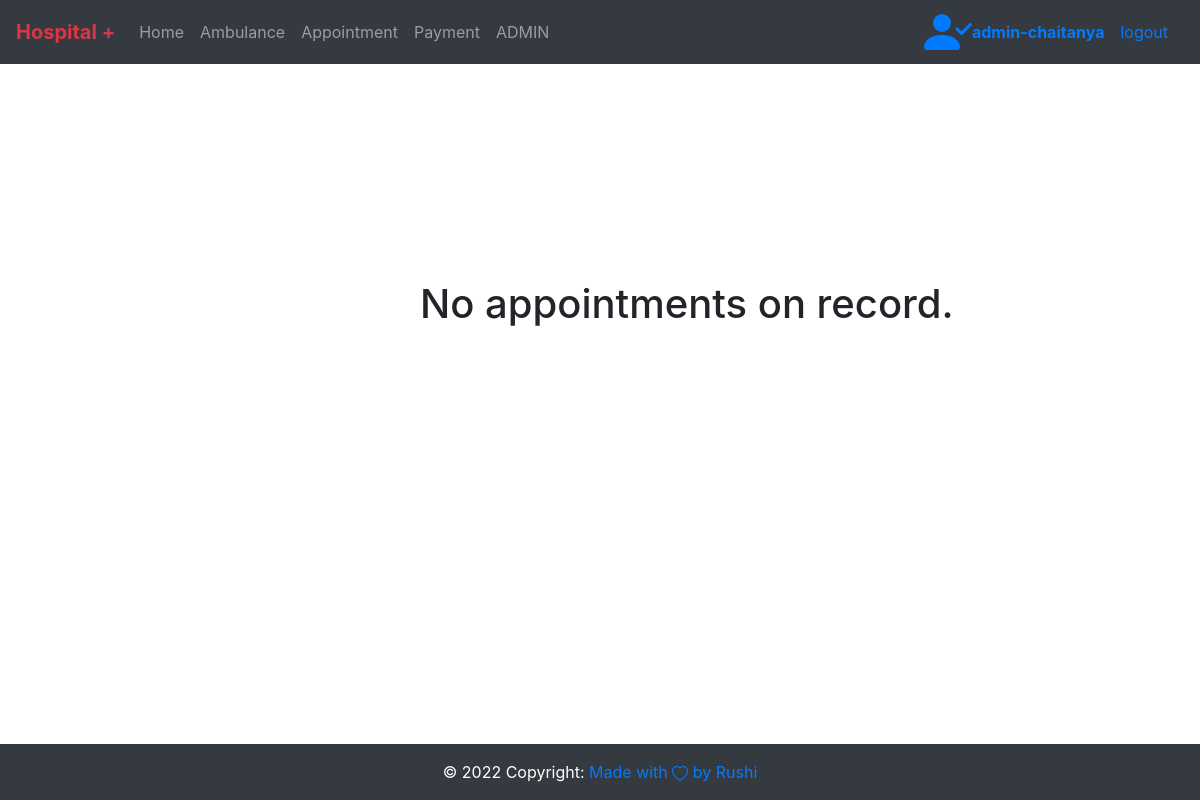
/usr_appointments/ (signed in), run on an earlier commit of the app's database.
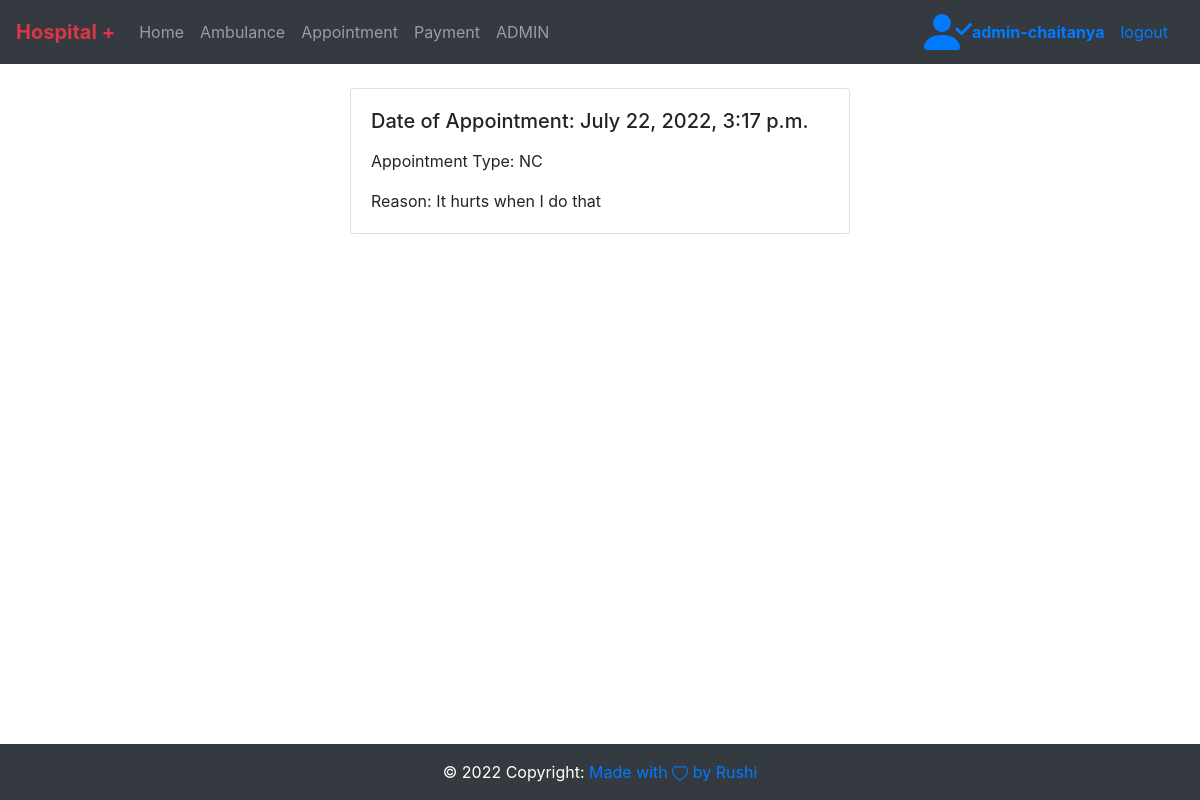
And on a later commit of the database.
### app/models.py (models this page shows)
class Appointment(models.Model):
    CHOICES_APPOINT = (
        ("NC", "New Case"), ("FolU", "Follow Up"), ("OC", "Old Case")
    )
    Patient_Name = models.CharField(max_length=30)
    Appointment_type = models.CharField(
        max_length=40, choices=CHOICES_APPOINT, default="NC")
    Patient_Age = models.IntegerField()
    Patient_Contact = models.IntegerField()
    Location = models.CharField(max_length=20)
    Reason = models.CharField(max_length=200)
    date_time = models.DateTimeField(auto_now_add=True)
    seen = models.BooleanField(default=False)   # wether the admin assigns the patient's this appointment as seen by the doctor
    req_by = models.ForeignKey(
        settings.AUTH_USER_MODEL, on_delete=models.SET_NULL, null=True, default=None)
    def __str__(self):
        return self.Patient_Name

### app/views.py (the view)
# urls.py: path("usr_appointments/",views.usr_appointments, name="usr_appointments"),
def usr_appointments(request):
    appoint_list = Appointment.objects.filter(req_by = request.user)
    print(appoint_list)
    return render(request,"user_appointments.html", {"usr_appoint": appoint_list})

### admin_app/context_processors.py (called while the page is built)
def check_user_priviledge(request):
    data = models.admin_user.objects.filter(isadmin=True).values('user_id', 'isadmin')
    check=False
    if request.user.is_authenticated:
        username = request.user.username
        data = list(data)
        check_dict = next((item for item in data if item["user_id"] == username), None)
        if check_dict:
            check=True
            return {'is_user_admin': check}
    return {'is_user_admin': check}

### templates/user_appointments.html (shortened to what this page needs)
{%extends 'base.html'%} {%block containt%} {%include 'navbar.html'%}
<div id="content">
  {%for i in usr_appoint%}
  <div class="wrapper">
    <br />
    <div class="card mb-3">
      <div class="card-body">
        <h5 class="card-title">Date of Appointment: {{i.date_time}}</h5>
        <p class="card-text">Appointment Type: {{i.Appointment_type}}</p>
        <p class="card-text">Reason: {{i.Reason}}</p>
      </div>
    </div>
  </div>
  {%empty%}
  <h1 id="text-empty" class="center">No appointments on record.</h1>
  {%endfor%}
</div>
{%include 'footer.html'%} {%endblock%}

What changed in the data, as far as the page shows it:
now on this page (row edited): Appointment: date_time "July 22, 2022, 3:17 p.m.", Appointment_type "NC", Reason "It hurts when I do that"
Also different on the page:
text no longer shown: "No appointments on record."
